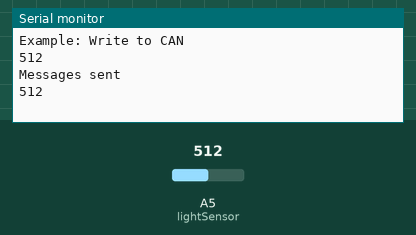
The sketch below on a simulated Arduino Uno, built with avr-gcc and run on an emulated ATmega328P. Parts: the last lines printed to the serial monitor. The test bench sets the inputs (shaded band); at power-on: A5 (lightSensor) = 512.

Above: at 2.8 s.
2.9 s: A5 (lightSensor) set to 716
At 3.8 s:
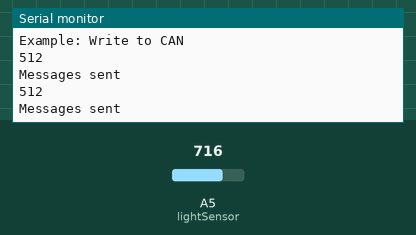
5.6 s: A5 (lightSensor) set to 900
At 6.8 s:
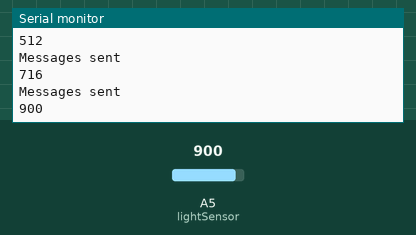
Timing chart, 0 to 8.6 s (numbered marks = the images above; inputs shaded):
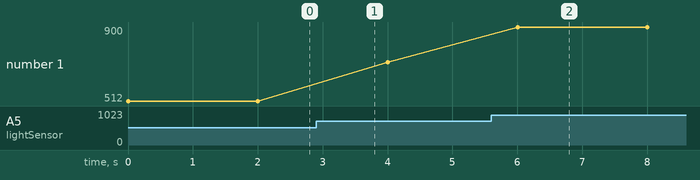

Measured:
- after the input at 5.6 s, the serial monitor: prints a new line after 0.40 s (image 2)
- plotted number 1: 512 → 716 after the input at 2.9 s, 716 → 900 after the input at 5.6 s

The sketch:

HeadLights_CAN.ino
```cpp
#include <SPI.h>
#include <mcp2515.h>

#define lightSensor A5

struct can_frame canMsg1;
MCP2515 mcp2515(10);


void setup() {
  canMsg1.can_id  = 0x767;
  canMsg1.can_dlc = 8;

  while (!Serial);
  Serial.begin(115200);

  mcp2515.reset();
  mcp2515.setBitrate(CAN_500KBPS,MCP_8MHZ);
  mcp2515.setNormalMode();

  Serial.println("Example: Write to CAN");
}

void loop() {
   int lightLevel = analogRead(lightSensor);
    if (lightLevel == 0) {
      digitalWrite (8,HIGH);
      digitalWrite (7,LOW);
      digitalWrite (6,LOW);
      }
   else if (lightLevel < 20 && lightLevel > 0) {
      digitalWrite (8,LOW);
      digitalWrite (7,HIGH);
      digitalWrite (6,LOW);
      }
   else {
      digitalWrite (8,LOW);
      digitalWrite (7,LOW);
      digitalWrite (6,HIGH);
      }
    Serial.println(lightLevel);
    delay(1000);

  canMsg1.data[0] = lightLevel;
  canMsg1.data[1] = 0x87;
  canMsg1.data[2] = 0x32;
  canMsg1.data[3] = 0xFA;
  canMsg1.data[4] = 0x26;
  canMsg1.data[5] = 0x8E;
  canMsg1.data[6] = 0xBE;
  canMsg1.data[7] = 0x86;

  mcp2515.sendMessage(&canMsg1);

  Serial.println("Messages sent");

  delay(1000);
}
```
